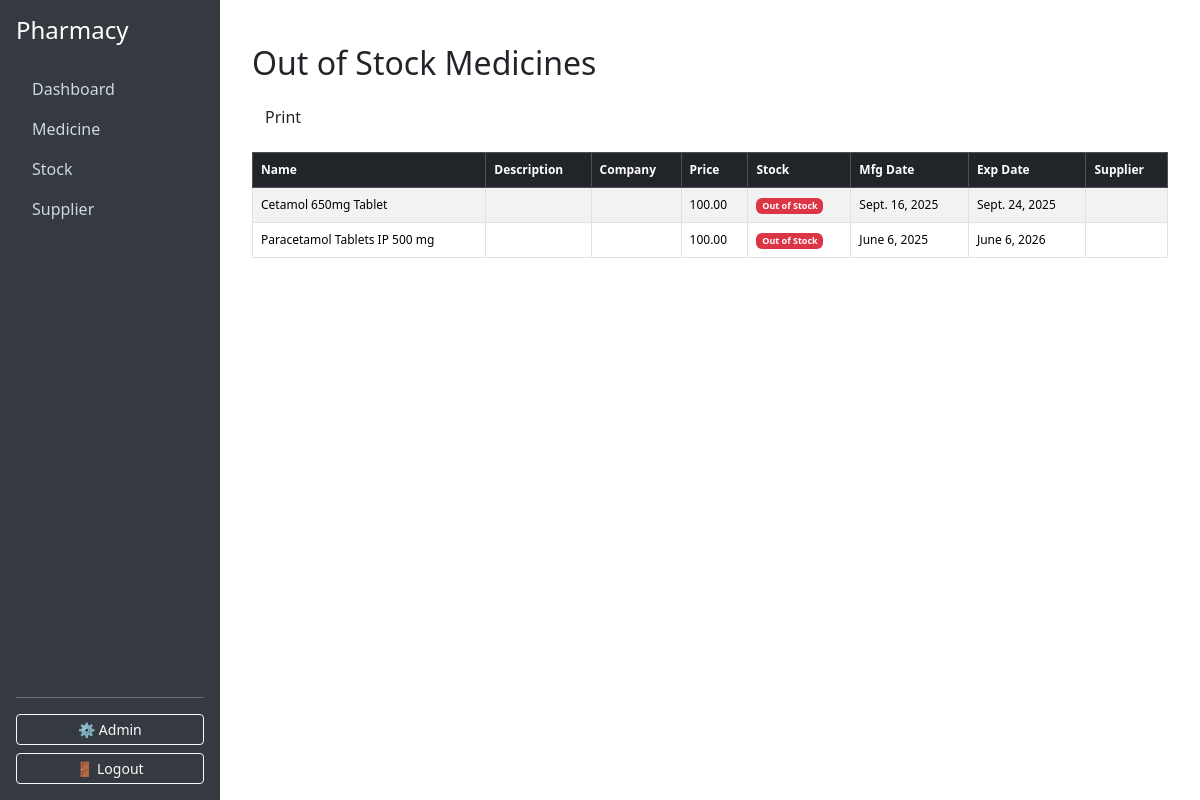
Page /medicine/stock_out/ on the earlier database version.
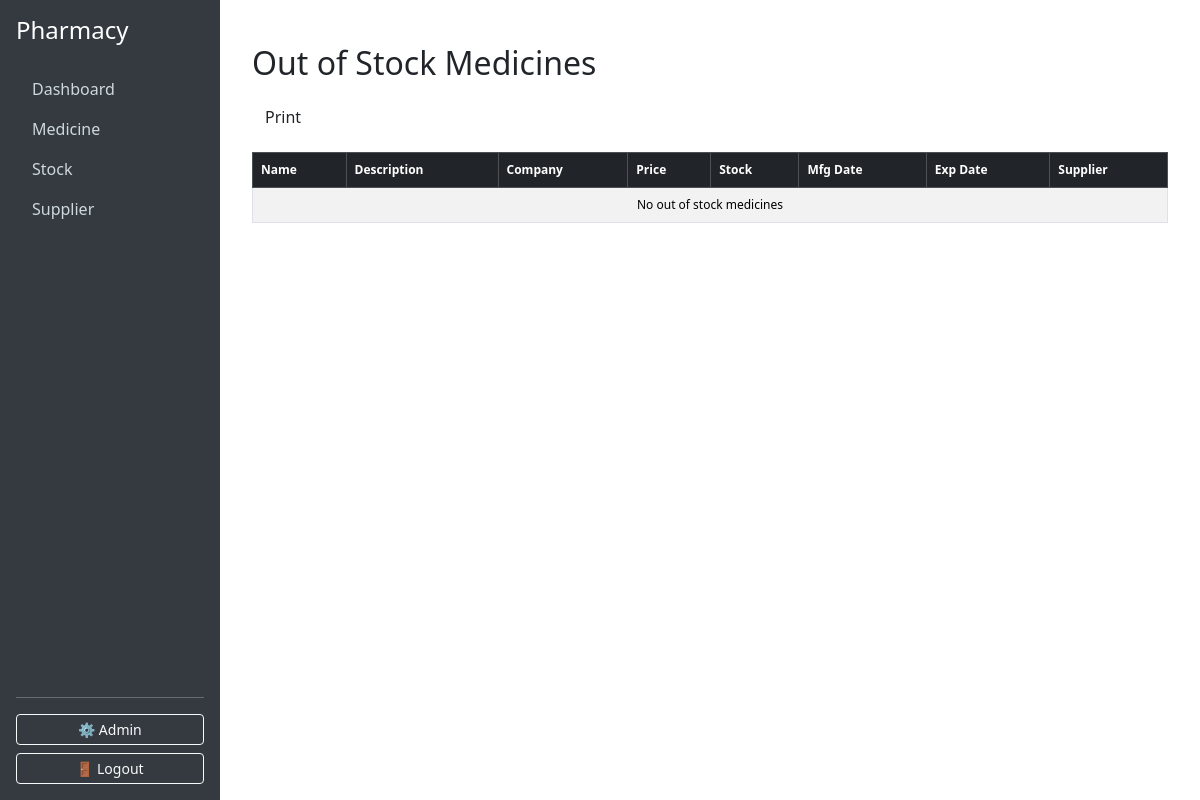
Same page on the later database version.
### medicine/models.py (models this page shows, shortened)
class Medicine(models.Model):
    medicine_id = models.AutoField(primary_key=True, default=1)   # custom PK
    name = models.CharField(max_length=100)
    brand_name = models.CharField(max_length=100)
    CATEGORY_CHOICES = [
        ("tablet/capsule", "Tablet/Capsule"),
        ("liquid", "Liquid"),
        ("patch", "Patch"),
        ("cream", "Topical Cream"),
    ]
    category = models.CharField(max_length=20, choices=CATEGORY_CHOICES, default="tablet/capsule")
    mfg_date = models.DateField()
    exp_date = models.DateField()
    price = models.DecimalField(max_digits=10, decimal_places=2)
    stock_qty = models.PositiveIntegerField(default=0)
    supplier = models.ForeignKey(Supplier, on_delete=models.CASCADE, related_name="medicines")

### medicine/views.py (the view)
# urls.py: path('stock_out/', views.stock_out_medicines, name='stock_out_medicines'),
def stock_out_medicines(request):
    out_of_stock_list = Medicine.objects.filter(stock_qty__lte=0).order_by('name')
    return render(request, 'admin/dashboard/stockout_medicine.html', {
        'out_of_stock_list': out_of_stock_list
    })

### templates/admin/dashboard/stockout_medicine.html (shortened to what this page needs)
{% extends "admin/base.html" %}
{% block content %}
<div class="container mt-4">
  <h2 class="mb-3">Out of Stock Medicines</h2>
  <div class="mb-3">
    <button onclick="printTable()" class="btn">Print</button>
  </div>
  <div id="out-of-stock-table">
    <table class="table table-bordered table-striped table-hover" style="font-size: 12px;">
      <thead class="table-dark">
        <tr>
          <th>Name</th>
          <th>Description</th>
          <th>Company</th>
          <th>Price</th>
          <th>Stock</th>
          <th>Mfg Date</th>
          <th>Exp Date</th>
          <th>Supplier</th>
        </tr>
      </thead>
      <tbody>
        {% for med in out_of_stock_list %}
        <tr>
          <td>{{ med.name }}</td>
          <td>{{ med.description|truncatewords:10 }}</td>
          <td>{{ med.company }}</td>
          <td>{{ med.price }}</td>
          <td><span class="badge bg-danger">Out of Stock</span></td>
          <td>{{ med.mfg_date }}</td>
          <td>{{ med.exp_date }}</td>
          <td>{{ med.supplier }}</td>
        </tr>
        {% empty %}
        <tr>
          <td colspan="8" class="text-center">No out of stock medicines</td>
        </tr>
        {% endfor %}
      </tbody>
    </table>
  </div>
</div>
{% endblock %}

### templates/admin/base.html (shortened to what this page needs)
<!doctype html>
<html lang="en">
<head>
  <link href="https://cdn.jsdelivr.net/npm/bootstrap@5.3.2/dist/css/bootstrap.min.css" rel="stylesheet">
</head>
<body>
  <div class="sidebar d-flex flex-column p-3">
    <h4 class="text-white mb-4">Pharmacy</h4>
    <ul class="nav nav-pills flex-column mb-auto">
      <li class="nav-item">
        <a href="{% url 'index' %}" class="nav-link">Dashboard</a>
      </li>
      <li>
        <a class="nav-link" data-bs-toggle="collapse" href="#medicineMenu" role="button" aria-expanded="false"
          aria-controls="medicineMenu">
          Medicine
        </a>
      </li>
      <li>
        <a class="nav-link" data-bs-toggle="collapse" href="#stockMenu" role="button" aria-expanded="false"
          aria-controls="stockMenu">
          Stock
        </a>
      </li>
       <li>
        <a class="nav-link" data-bs-toggle="collapse" href="#supplierMenu" role="button" aria-expanded="false"
          aria-controls="supplierMenu">
          Supplier
        </a>
      </li>
    </ul>
    <hr>
    <div>
      <a href="/admin" class="btn btn-sm btn-outline-light w-100">⚙️ Admin</a>
      <a href="{% url 'logout' %}" class="btn btn-sm btn-outline-light w-100 mt-2">🚪 Logout</a>
    </div>
  </div>
  <div class="content">
    {% block content %}
    {% endblock %}
  </div>

### templates/admin/base.html (style rules this page uses)
body { display: flex; }
.sidebar { min-width: 220px; max-width: 220px; height: 100vh; background-color: #343a40; color: white; position: fixed; }
.sidebar .nav-link { color: #cfd8dc; }
.content { margin-left: 220px; padding: 20px; width: 100%; }

Differences in the rows shown:
removed Medicine: name "Cetamol 650mg Tablet", price "100.00", mfg_date "Sept. 16, 2025", exp_date "Sept. 24, 2025", name "Paracetamol Tablets IP 500 mg", mfg_date "June 6, 2025", exp_date "June 6, 2026"
Other differences:
text now shown: "No out of stock medicines"
